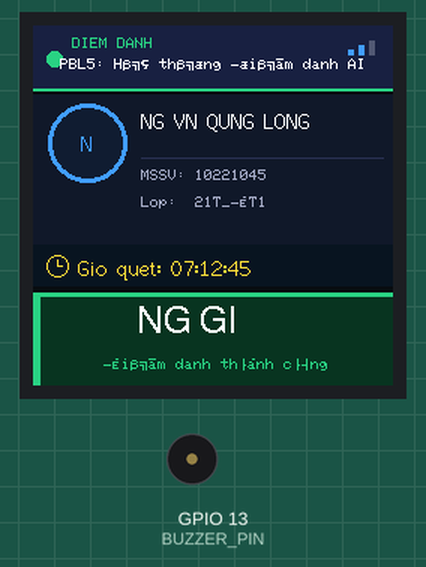
This program was run on a simulated ESP32. Parts: 240×240 colour display, buzzer (waves = sounding, pin HIGH). Storage starts empty; what the program prints to the serial monitor is not drawn.

Above: at 2.1 s.
At 7.5 s:
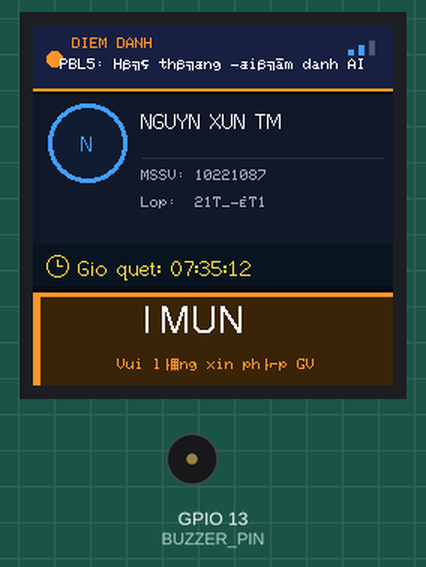
At 19.6 s:
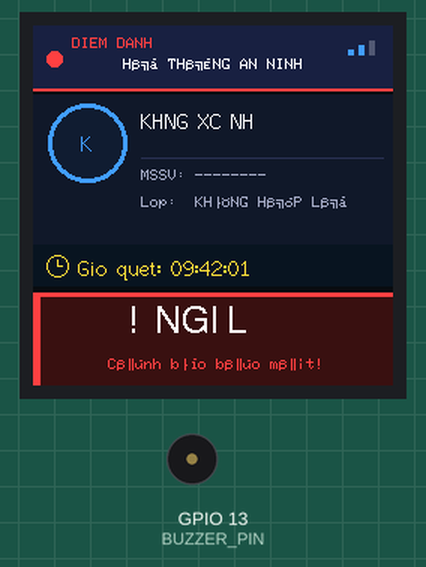
At 35.8 s:
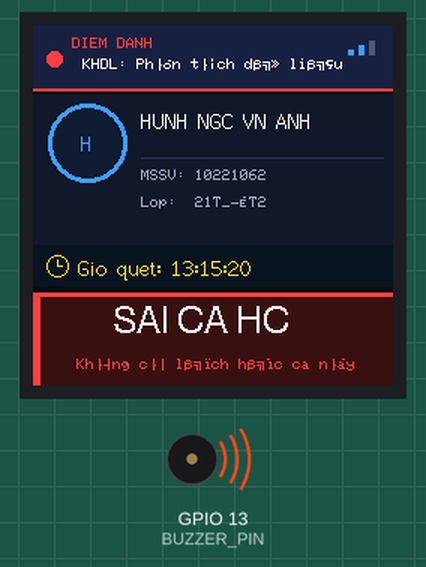
Timing chart, 0 to 37.3 s (numbered marks = the images above):
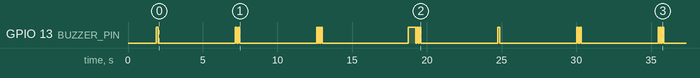

Measured:
- what the display in image 0 shows lasts 5.3 s, from 1.9 s to 7.2 s
- what the display in image 1 shows lasts 5.4 s, from 7.2 s to 12.6 s
- what the display in image 2 shows lasts 6.0 s, from 18.8 s to 24.8 s

The program:

main.cpp
```cpp
/**
 * ================================================================
 *  HỆ THỐNG ĐIỂM DANH AI - GIAO DIỆN MÀN HÌNH TFT 240x240
 *  ESP32 + TFT_eSPI + VLW Font (Tiếng Việt đầy đủ)
 * ================================================================
 *
 *  ĐỂ HIỂN THỊ TIẾNG VIỆT:
 *  1. Cài Processing (https://processing.org)
 *  2. Mở sketch: TFT_eSPI/tools/Create_font/Create_font.pde
 *  3. Chọn font: "NotoSans-Regular" hoặc "Roboto-Regular"
 *  4. Size: 18 (cho body), 24 (cho heading), 28 (cho status)
 *  5. Tick "Unicode" → nhập range: 0x0020-0x007E, 0x00C0-0x024F, 0x1E00-0x1EFF
 *  6. Export → đặt file .vlw vào thư mục /data/ của project
 *  7. Upload SPIFFS: pio run --target uploadfs (PlatformIO)
 *     hoặc: Tools → ESP32 Sketch Data Upload (Arduino IDE + ESP32FS plugin)
 *
 *  CÁC FILE VLW CẦN CÓ TRONG /data/:
 *  - NotoSans18.vlw   (thông tin sinh viên)
 *  - NotoSans24.vlw   (tên sinh viên)
 *  - NotoSans28.vlw   (trạng thái)
 *  - NotoSans14.vlw   (nhãn nhỏ)
 * ================================================================
 */

#include <Arduino.h>
#include <TFT_eSPI.h>
#include <SPI.h>
#include "FS.h"
#include <SPIFFS.h>

// ================================================================
// CẤU HÌNH PHẦN CỨNG
// ================================================================
#define BUZZER_PIN 13

TFT_eSPI tft = TFT_eSPI();

// ================================================================
// BẢN MÀU (Color Palette) - Dark Professional Theme
// ================================================================
#define C_BG          tft.color565(10,  12,  20)   // Nền chính: Xanh đen rất tối
#define C_PANEL       tft.color565(18,  24,  42)   // Nền panel: Xanh navy tối
#define C_HEADER      tft.color565(25,  35,  65)   // Header: Navy đậm
#define C_ACCENT      tft.color565(64, 156, 255)   // Accent: Xanh điện
#define C_DIVIDER     tft.color565(40,  50,  80)   // Đường kẻ: Navy nhạt
#define C_WHITE       TFT_WHITE
#define C_GREY        tft.color565(160, 170, 195)  // Xám xanh nhạt
#define C_DARK_GREY   tft.color565(80,  90, 115)   // Xám xanh tối
#define C_YELLOW      tft.color565(255, 220,  60)  // Vàng tươi
#define C_GREEN       tft.color565(40,  210, 130)  // Xanh lá tươi
#define C_ORANGE      tft.color565(255, 150,  40)  // Cam tươi
#define C_RED         tft.color565(255,  65,  65)  // Đỏ tươi

// ================================================================
// CÁC TRẠNG THÁI ĐIỂM DANH
// ================================================================
const int STATUS_OK       = 0;  // Đúng giờ
const int STATUS_LATE     = 1;  // Đi muộn
const int STATUS_WRONG_CA = 2;  // Sai ca học
const int STATUS_UNKNOWN  = 3;  // Người lạ

// ================================================================
// KHAI BÁO HÀM
// ================================================================
void drawAttendanceUI(String monHoc, String tenSV, String mssv, String lop,
                      String thoiGian, int trangThai);
void drawHeader(String monHoc, int trangThai);
void drawStudentCard(String tenSV, String mssv, String lop, String thoiGian);
void drawStatusBox(int trangThai);
void drawDivider(int y, uint16_t color);
void drawAvatarCircle(int cx, int cy, int r, String initials, uint16_t color);
void drawSignalBars(int x, int y, uint16_t color);
void triggerBuzzer(int trangThai);
bool loadVlwFont(String fontName);

// ================================================================
// SETUP
// ================================================================
void setup() {
  Serial.begin(115200);

  // Khởi tạo còi báo
  pinMode(BUZZER_PIN, OUTPUT);
  digitalWrite(BUZZER_PIN, LOW);

  // Khởi tạo SPIFFS để đọc font VLW
  if (!SPIFFS.begin(true)) {
    Serial.println("[LỖI] Không mount được SPIFFS! Kiểm tra lại file font.");
  } else {
    Serial.println("[OK] SPIFFS đã sẵn sàng.");
  }

  // Khởi tạo màn hình TFT
  tft.init();
  tft.setRotation(1);           // Xoay ngang: 240 (rộng) x 240 (cao)
  tft.fillScreen(C_BG);
  tft.setSwapBytes(true);       // Bắt buộc khi dùng VLW font trên ESP32

  // Màn hình khởi động ngắn
  tft.setTextColor(C_ACCENT, C_BG);
  tft.drawCentreString("HE THONG DIEM DANH AI", 120, 100, 2);
  tft.setTextColor(C_GREY, C_BG);
  tft.drawCentreString("Dang khoi dong...", 120, 125, 1);
  delay(1500);

  Serial.println("[INFO] Bắt đầu vòng lặp mô phỏng UI...");
}

// ================================================================
// LOOP - CÁC KỊCH BẢN MÔ PHỎNG
// ================================================================
void loop() {
  // KỊCH BẢN 1: Đúng giờ
  Serial.println("[SIM] Trạng thái: ĐÚNG GIỜ");
  drawAttendanceUI(
    "PBL5: Hệ thống điểm danh AI",
    "NGÔ VĂN QUẢNG LONG",
    "10221045",
    "21T_ĐT1",
    "07:12:45",
    STATUS_OK
  );
  delay(5000);

  // KỊCH BẢN 2: Đi muộn
  Serial.println("[SIM] Trạng thái: ĐI MUỘN");
  drawAttendanceUI(
    "PBL5: Hệ thống điểm danh AI",
    "NGUYỄN XUÂN TÂM",
    "10221087",
    "21T_ĐT1",
    "07:35:12",
    STATUS_LATE
  );
  delay(5000);

  // KỊCH BẢN 3: Sai ca học
  Serial.println("[SIM] Trạng thái: SAI CA HỌC");
  drawAttendanceUI(
    "KHDL: Phân tích dữ liệu",
    "HUỲNH NGỌC VÂN ANH",
    "10221062",
    "21T_ĐT2",
    "13:15:20",
    STATUS_WRONG_CA
  );
  delay(5000);

  // KỊCH BẢN 4: Người lạ / Không nhận ra
  Serial.println("[SIM] Trạng thái: NGƯỜI LẠ");
  drawAttendanceUI(
    "HỆ THỐNG AN NINH",
    "KHÔNG XÁC ĐỊNH",
    "--------",
    "KHÔNG HỢP LỆ",
    "09:42:01",
    STATUS_UNKNOWN
  );
  delay(5000);
}

// ================================================================
// HÀM VẼ GIAO DIỆN CHÍNH
// ================================================================
void drawAttendanceUI(String monHoc, String tenSV, String mssv, String lop,
                      String thoiGian, int trangThai) {
  // Xóa màn hình về nền tối
  tft.fillScreen(C_BG);

  drawHeader(monHoc, trangThai);        // Vùng 1: Header (y: 0-44)
  drawStudentCard(tenSV, mssv, lop, thoiGian);  // Vùng 2: Thông tin SV (y: 45-175)
  drawStatusBox(trangThai);             // Vùng 3: Trạng thái (y: 178-240)

  triggerBuzzer(trangThai);
}

// ================================================================
// VÙNG 1: HEADER (0 → 44px)
// ================================================================
void drawHeader(String monHoc, int trangThai) {
  // Nền header với gradient tối
  tft.fillRect(0, 0, 240, 44, C_HEADER);

  // Đường viền dưới header (accent line)
  uint16_t accentColor;
  switch (trangThai) {
    case STATUS_OK:       accentColor = C_GREEN;  break;
    case STATUS_LATE:     accentColor = C_ORANGE; break;
    case STATUS_WRONG_CA: accentColor = C_RED;    break;
    case STATUS_UNKNOWN:  accentColor = C_RED;    break;
    default:              accentColor = C_ACCENT; break;
  }
  tft.fillRect(0, 42, 240, 2, accentColor);  // Đường viền màu 2px

  // Icon nhỏ bên trái (hình chấm nhỏ biểu thị loại)
  tft.fillCircle(14, 22, 5, accentColor);

  // Nhãn "ĐIỂM DANH" góc trái nhỏ
  // (Dùng font mặc định vì đây chỉ là label phụ, không cần tiếng Việt)
  tft.setTextColor(accentColor, C_HEADER);
  tft.drawString("DIEM DANH", 26, 8, 1);

  // Tên môn học — Dùng VLW font nếu có, fallback sang built-in
  if (loadVlwFont("NotoSans14")) {
    tft.setTextColor(C_WHITE, C_HEADER);
    tft.setTextDatum(TC_DATUM);     // Căn giữa trên
    tft.drawString(monHoc, 120, 24);
    tft.unloadFont();
    tft.setTextDatum(TL_DATUM);     // Reset về mặc định
  } else {
    // Fallback: built-in font (sẽ không có dấu, nhưng vẫn hiển thị được layout)
    tft.setTextColor(C_WHITE, C_HEADER);
    tft.drawCentreString(monHoc, 120, 22, 1);
  }

  // Hiển thị signal bars góc phải (biểu thị kết nối WiFi/BT)
  drawSignalBars(210, 10, C_ACCENT);
}

// ================================================================
// VÙNG 2: THÔNG TIN SINH VIÊN (45 → 175px)
// ================================================================
void drawStudentCard(String tenSV, String mssv, String lop, String thoiGian) {
  int panelY = 46;
  int panelH = 128;

  // Panel nền tối hơn nền chính một chút
  tft.fillRect(0, panelY, 240, panelH, C_PANEL);

  // Vòng tròn avatar bên trái - lấy 2 chữ đầu tên làm initials
  String initials = "";
  if (tenSV.length() > 0) {
    // Lấy chữ cái đầu tiên và cuối của từ đầu (giản lược - chỉ ASCII)
    initials = String(tenSV[0]);
  }
  drawAvatarCircle(36, panelY + 32, 26, initials, C_ACCENT);

  // ==== CỘT PHẢI: Thông tin ====
  int textX = 72;   // Điểm bắt đầu cột chữ

  if (loadVlwFont("NotoSans24")) {
    // TÊN SINH VIÊN - to và nổi bật
    tft.setTextColor(C_WHITE, C_PANEL);
    tft.setTextDatum(TL_DATUM);

    // Rút ngắn tên nếu quá dài để vừa màn hình
    String displayName = tenSV;
    while (tft.textWidth(displayName) > 162 && displayName.length() > 3) {
      displayName = displayName.substring(0, displayName.length() - 1);
    }
    if (displayName.length() < tenSV.length()) displayName += ".";

    tft.drawString(displayName, textX, panelY + 8);
    tft.unloadFont();
  } else {
    tft.setTextColor(C_WHITE, C_PANEL);
    tft.drawString(tenSV, textX, panelY + 10, 2);
  }

  // Đường phân cách mảnh dưới tên
  tft.drawFastHLine(textX, panelY + 42, 162, C_DIVIDER);

  if (loadVlwFont("NotoSans18")) {
    tft.setTextColor(C_GREY, C_PANEL);
    tft.setTextDatum(TL_DATUM);

    // MSSV
    tft.setTextColor(C_DARK_GREY, C_PANEL);
    tft.drawString("MSSV", textX, panelY + 50);
    tft.setTextColor(C_GREY, C_PANEL);
    tft.drawString(mssv, textX + 55, panelY + 50);

    // LỚP
    tft.setTextColor(C_DARK_GREY, C_PANEL);
    tft.drawString("Lớp", textX, panelY + 74);
    tft.setTextColor(C_GREY, C_PANEL);
    tft.drawString(lop, textX + 55, panelY + 74);

    tft.unloadFont();
  } else {
    tft.setTextColor(C_GREY, C_PANEL);
    tft.drawString("MSSV: " + mssv, textX, panelY + 50, 1);
    tft.drawString("Lop:  " + lop,  textX, panelY + 68, 1);
  }

  // ---- HÀNG THỜI GIAN QUÉT (toàn chiều ngang, nằm cuối panel) ----
  int timeBarY = panelY + panelH - 28;
  tft.fillRect(0, timeBarY, 240, 28, tft.color565(14, 20, 38));

  // Biểu tượng đồng hồ nhỏ (vẽ bằng vòng tròn + vạch)
  int clockX = 16, clockY = timeBarY + 14;
  tft.drawCircle(clockX, clockY, 7, C_YELLOW);
  tft.drawFastVLine(clockX, clockY - 4, 5, C_YELLOW);
  tft.drawFastHLine(clockX, clockY, 4, C_YELLOW);

  if (loadVlwFont("NotoSans18")) {
    tft.setTextColor(C_YELLOW, tft.color565(14, 20, 38));
    tft.setTextDatum(TL_DATUM);
    tft.drawString("Giờ quét:  " + thoiGian, 30, timeBarY + 5);
    tft.unloadFont();
  } else {
    tft.setTextColor(C_YELLOW, tft.color565(14, 20, 38));
    tft.drawString("Gio quet: " + thoiGian, 30, timeBarY + 8, 2);
  }
}

// ================================================================
// VÙNG 3: STATUS BOX (178 → 240px)
// ================================================================
void drawStatusBox(int trangThai) {
  uint16_t statusColor;
  String   statusText;
  String   subText;

  switch (trangThai) {
    case STATUS_OK:
      statusColor = C_GREEN;
      statusText  = "✓  ĐÚNG GIỜ";
      subText     = "Điểm danh thành công";
      break;
    case STATUS_LATE:
      statusColor = C_ORANGE;
      statusText  = "⚠  ĐI MUỘN";
      subText     = "Vui lòng xin phép GV";
      break;
    case STATUS_WRONG_CA:
      statusColor = C_RED;
      statusText  = "✕  SAI CA HỌC";
      subText     = "Không có lịch học ca này";
      break;
    case STATUS_UNKNOWN:
      statusColor = C_RED;
      statusText  = "!  NGƯỜI LẠ";
      subText     = "Cảnh báo bảo mật!";
      break;
    default:
      statusColor = C_ACCENT;
      statusText  = "...  ĐANG XỬ LÝ";
      subText     = "";
      break;
  }

  int boxY = 178;
  int boxH = 240 - boxY;  // = 62px

  // Nền trạng thái - màu sắc tương ứng nhưng tối hơn (~40% opacity giả)
  // Tính màu tối hơn: pha với nền
  uint16_t darkColor = tft.color565(
    ((statusColor >> 11) & 0x1F) * 2,          // R
    ((statusColor >> 5)  & 0x3F) * 1,           // G
    ( statusColor        & 0x1F) * 2            // B
  );
  tft.fillRect(0, boxY, 240, boxH, darkColor);

  // Đường viền trên, dày 3px
  tft.fillRect(0, boxY, 240, 3, statusColor);

  // Indicator bar bên trái (thick left border)
  tft.fillRect(0, boxY + 3, 5, boxH - 3, statusColor);

  // Nếu UNKNOWN: nhấp nháy background
  if (trangThai == STATUS_UNKNOWN) {
    // Gọi buzzer trước khi vẽ nhấp nháy để không block
    for (int i = 0; i < 2; i++) {
      tft.fillRect(0, boxY, 240, boxH, C_RED);
      delay(120);
      tft.fillRect(0, boxY, 240, boxH, darkColor);
      delay(120);
    }
    // Vẽ lại border sau nhấp nháy
    tft.fillRect(0, boxY, 240, 3, statusColor);
    tft.fillRect(0, boxY + 3, 5, boxH - 3, statusColor);
  }

  // Chữ trạng thái chính - FONT LỚN
  if (loadVlwFont("NotoSans28")) {
    tft.setTextColor(C_WHITE, darkColor);
    tft.setTextDatum(TC_DATUM);
    tft.drawString(statusText, 122, boxY + 6);
    tft.unloadFont();
  } else {
    tft.setTextColor(C_WHITE, darkColor);
    tft.drawCentreString(statusText, 122, boxY + 8, 4);
  }

  // Sub-text nhỏ bên dưới
  if (loadVlwFont("NotoSans14")) {
    tft.setTextColor(statusColor, darkColor);
    tft.setTextDatum(TC_DATUM);
    tft.drawString(subText, 122, boxY + 42);
    tft.unloadFont();
    tft.setTextDatum(TL_DATUM);
  } else {
    tft.setTextColor(statusColor, darkColor);
    tft.drawCentreString(subText, 122, boxY + 44, 1);
  }
}

// ================================================================
// HÀM PHỤ: Vẽ vòng tròn avatar + chữ initials
// ================================================================
void drawAvatarCircle(int cx, int cy, int r, String initials, uint16_t color) {
  // Vòng ngoài (border)
  tft.fillCircle(cx, cy, r, color);
  // Vòng trong (fill tối hơn)
  tft.fillCircle(cx, cy, r - 3, tft.color565(20, 28, 55));

  // Chữ initials căn giữa vòng tròn
  tft.setTextColor(color, tft.color565(20, 28, 55));
  tft.drawCentreString(initials, cx, cy - 7, 2);
}

// ================================================================
// HÀM PHỤ: Vẽ 3 thanh signal (WiFi/BT indicator)
// ================================================================
void drawSignalBars(int x, int y, uint16_t color) {
  // 3 cột tăng dần chiều cao
  int heights[] = {4, 7, 10};
  int widths = 4;
  int gap    = 3;
  for (int i = 0; i < 3; i++) {
    int bx = x + i * (widths + gap);
    int bh = heights[i];
    int by = y + 10 - bh;
    tft.fillRect(bx, by, widths, bh, (i < 2) ? color : C_DARK_GREY);
  }
}

// ================================================================
// HÀM PHỤ: Kẻ đường phân cách ngang
// ================================================================
void drawDivider(int y, uint16_t color) {
  tft.drawFastHLine(10, y, 220, color);
}

// ================================================================
// HÀM PHỤ: Load VLW font từ SPIFFS (trả về false nếu thất bại)
// ================================================================
bool loadVlwFont(String fontName) {
  String path = "/" + fontName + ".vlw";
  if (!SPIFFS.exists(path)) {
    // Font file không tồn tại → sẽ dùng built-in font
    return false;
  }
  tft.loadFont(fontName, SPIFFS);
  return true;
}

// ================================================================
// HÀM PHỤ: Điều khiển còi báo
// ================================================================
void triggerBuzzer(int trangThai) {
  switch (trangThai) {
    case STATUS_OK:
      // 1 tiếng bíp ngắn - xác nhận
      digitalWrite(BUZZER_PIN, HIGH); delay(120);
      digitalWrite(BUZZER_PIN, LOW);
      break;

    case STATUS_LATE:
      // 2 tiếng tít tít - cảnh báo nhẹ
      digitalWrite(BUZZER_PIN, HIGH); delay(100);
      digitalWrite(BUZZER_PIN, LOW);  delay(80);
      digitalWrite(BUZZER_PIN, HIGH); delay(100);
      digitalWrite(BUZZER_PIN, LOW);
      break;

    case STATUS_WRONG_CA:
      // 3 tiếng ngắn liên tiếp - từ chối
      for (int i = 0; i < 3; i++) {
        digitalWrite(BUZZER_PIN, HIGH); delay(80);
        digitalWrite(BUZZER_PIN, LOW);  delay(60);
      }
      break;

    case STATUS_UNKNOWN:
      // 1 tiếng kéo dài + 2 ngắn - CẢNH BÁO
      digitalWrite(BUZZER_PIN, HIGH); delay(500);
      digitalWrite(BUZZER_PIN, LOW);  delay(80);
      digitalWrite(BUZZER_PIN, HIGH); delay(100);
      digitalWrite(BUZZER_PIN, LOW);  delay(60);
      digitalWrite(BUZZER_PIN, HIGH); delay(100);
      digitalWrite(BUZZER_PIN, LOW);
      break;
  }
}
```
